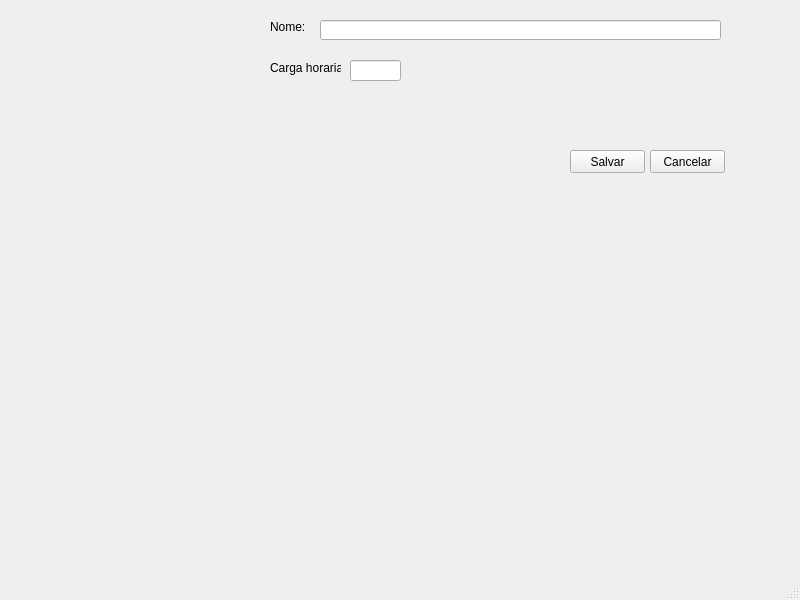
<?xml version="1.0" encoding="UTF-8"?>
<ui version="4.0">
 <class>cadastrodisciplina</class>
 <widget class="QMainWindow" name="cadastrodisciplina">
  <property name="geometry">
   <rect>
    <x>0</x>
    <y>0</y>
    <width>800</width>
    <height>600</height>
   </rect>
  </property>
  <property name="windowTitle">
   <string>MainWindow</string>
  </property>
  <widget class="QWidget" name="centralwidget">
   <widget class="QLineEdit" name="lineEdit">
    <property name="geometry">
     <rect>
      <x>320</x>
      <y>20</y>
      <width>401</width>
      <height>20</height>
     </rect>
    </property>
   </widget>
   <widget class="QLabel" name="label">
    <property name="geometry">
     <rect>
      <x>270</x>
      <y>20</y>
      <width>46</width>
      <height>13</height>
     </rect>
    </property>
    <property name="text">
     <string>Nome:</string>
    </property>
   </widget>
   <widget class="QLineEdit" name="lineEdit_2">
    <property name="geometry">
     <rect>
      <x>350</x>
      <y>60</y>
      <width>51</width>
      <height>21</height>
     </rect>
    </property>
   </widget>
   <widget class="QPushButton" name="pushButton">
    <property name="geometry">
     <rect>
      <x>570</x>
      <y>150</y>
      <width>75</width>
      <height>23</height>
     </rect>
    </property>
    <property name="text">
     <string>Salvar</string>
    </property>
   </widget>
   <widget class="QPushButton" name="pushButton_2">
    <property name="geometry">
     <rect>
      <x>650</x>
      <y>150</y>
      <width>75</width>
      <height>23</height>
     </rect>
    </property>
    <property name="text">
     <string>Cancelar</string>
    </property>
   </widget>
   <widget class="QLabel" name="label_2">
    <property name="geometry">
     <rect>
      <x>270</x>
      <y>60</y>
      <width>71</width>
      <height>16</height>
     </rect>
    </property>
    <property name="text">
     <string>Carga horaria:</string>
    </property>
   </widget>
   <zorder>lineEdit</zorder>
   <zorder>label</zorder>
   <zorder>lineEdit_2</zorder>
   <zorder>label_2</zorder>
   <zorder>pushButton</zorder>
   <zorder>pushButton_2</zorder>
   <zorder>label_2</zorder>
  </widget>
  <widget class="QMenuBar" name="menubar">
   <property name="geometry">
    <rect>
     <x>0</x>
     <y>0</y>
     <width>800</width>
     <height>21</height>
    </rect>
   </property>
  </widget>
  <widget class="QStatusBar" name="statusbar"/>
 </widget>
 <resources/>
 <connections/>
</ui>
